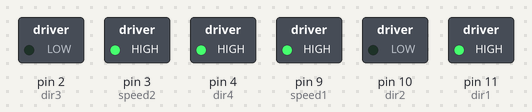
Recording of a sketch running on a simulated Arduino Uno, built with avr-gcc and run on an emulated ATmega328P. On the bench: switched loads named in the sketch (green lamp = pin HIGH).

Above: at 0.5 s.
At 2.7 s:
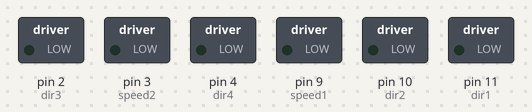
At 5.0 s:
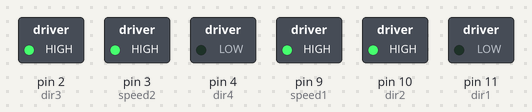
Timing chart, 0 to 6.9 s (numbered marks = the images above):
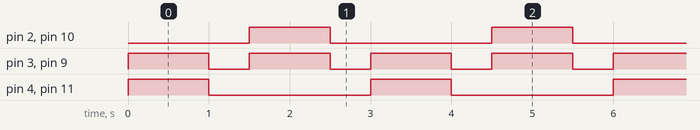

The sketch:

33._DC_Mobile_Robot_No.1.ino
```cpp
// Motor 1
const int dir1=11;
const int dir2=10;
const int speed1=9;

// Motor 2
const int dir3=2;
const int dir4=4;
const int speed2=3;

int motSpeed1=255;
int motSpeed2=0;

int t1 = 1000;
int t2 = 500;

void setup() {
  // put your setup code here, to run once:
pinMode(dir1,OUTPUT);
pinMode(dir2,OUTPUT);
pinMode(speed1,OUTPUT);

pinMode(dir3,OUTPUT);
pinMode(dir4,OUTPUT);
pinMode(speed2,OUTPUT);
}

void loop() {
  // put your main code here, to run repeatedly:
//Motors direction - forward 1 sec
digitalWrite(dir1,HIGH);
digitalWrite(dir2,LOW);
digitalWrite(dir3,LOW);
digitalWrite(dir4,HIGH);
analogWrite(speed1,motSpeed1);
analogWrite(speed2,motSpeed1);
delay(t1);

//Motors direction - stop 0.5 sec
digitalWrite(dir1,LOW);
digitalWrite(dir2,LOW);
digitalWrite(dir3,LOW);
digitalWrite(dir4,LOW);
analogWrite(speed1,motSpeed2);
analogWrite(speed2,motSpeed2);
delay(t2);

//Motors direction - backward 1 sec
digitalWrite(dir1,LOW);
digitalWrite(dir2,HIGH);
digitalWrite(dir3,HIGH);
digitalWrite(dir4,LOW);
analogWrite(speed1,motSpeed1);
analogWrite(speed2,motSpeed1);
delay(t1);

//Motors direction - stop 0.5 sec
digitalWrite(dir1,LOW);
digitalWrite(dir2,LOW);
digitalWrite(dir3,LOW);
digitalWrite(dir4,LOW);
analogWrite(speed1,motSpeed2);
analogWrite(speed2,motSpeed2);
delay(t2);
}
```

Measured:
- by itself, pin 2 (dir3), pin 4 (dir4), pin 10 (dir2), pin 11 (dir1): alternates HIGH for 1.0 s and LOW for 2.0 s
- by itself, pin 3 (speed2), pin 9 (speed1): alternates HIGH for 1.0 s and LOW for 0.50 s
- by itself, everything shown: repeats every 3.0 s, in 4 steps
